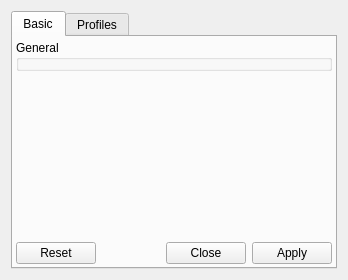
<?xml version="1.0" encoding="UTF-8"?>
<ui version="4.0">
 <class>GraphicsProfileListDesigner</class>
 <widget class="QWidget" name="GraphicsProfileListDesigner">
  <property name="geometry">
   <rect>
    <x>0</x>
    <y>0</y>
    <width>348</width>
    <height>280</height>
   </rect>
  </property>
  <property name="windowTitle">
   <string>Profiles Designer</string>
  </property>
  <property name="toolTip">
   <string/>
  </property>
  <layout class="QVBoxLayout" name="_2">
   <item>
    <widget class="QTabWidget" name="tabWidget">
     <property name="currentIndex">
      <number>0</number>
     </property>
     <widget class="QWidget" name="tab">
      <attribute name="title">
       <string>Basic</string>
      </attribute>
      <layout class="QVBoxLayout" name="verticalLayout_2">
       <property name="spacing">
        <number>3</number>
       </property>
       <property name="margin">
        <number>3</number>
       </property>
       <item>
        <widget class="QGroupBox" name="generalGB">
         <property name="title">
          <string>General</string>
         </property>
         <layout class="QGridLayout">
          <property name="margin">
           <number>4</number>
          </property>
          <property name="spacing">
           <number>4</number>
          </property>
         </layout>
        </widget>
       </item>
       <item>
        <spacer name="verticalSpacer">
         <property name="orientation">
          <enum>Qt::Vertical</enum>
         </property>
         <property name="sizeHint" stdset="0">
          <size>
           <width>20</width>
           <height>40</height>
          </size>
         </property>
        </spacer>
       </item>
       <item>
        <widget class="QDialogButtonBox" name="buttonBox">
         <property name="standardButtons">
          <set>QDialogButtonBox::Apply|QDialogButtonBox::Close|QDialogButtonBox::Reset</set>
         </property>
        </widget>
       </item>
      </layout>
     </widget>
     <widget class="QWidget" name="tab_2">
      <attribute name="title">
       <string>Profiles</string>
      </attribute>
      <layout class="QVBoxLayout" name="_3">
       <property name="spacing">
        <number>2</number>
       </property>
       <item>
        <widget class="QTreeView" name="profileTV">
         <property name="editTriggers">
          <set>QAbstractItemView::NoEditTriggers</set>
         </property>
         <property name="rootIsDecorated">
          <bool>false</bool>
         </property>
         <property name="itemsExpandable">
          <bool>false</bool>
         </property>
         <property name="allColumnsShowFocus">
          <bool>true</bool>
         </property>
         <property name="expandsOnDoubleClick">
          <bool>false</bool>
         </property>
        </widget>
       </item>
       <item>
        <widget class="QWidget" name="controlW" native="true">
         <property name="styleSheet">
          <string notr="true"> QPushButton {
     border: 1px solid #dadbde;
     background-color: qlineargradient(x1: 0, y1: 0, x2: 0, y2: 1,
                                       stop: 0 #dadbde, stop: 1 #f6f7fa);
     border-radius: 2px;
     min-width: 34px;
     min-height: 24px;
 }

 QPushButton:pressed {
     border: 2px solid #777777;
 }

 QPushButton:checked {
     border: 2px solid #777777;
 }</string>
         </property>
         <layout class="QHBoxLayout" name="horizontalLayout">
          <property name="spacing">
           <number>2</number>
          </property>
          <property name="margin">
           <number>0</number>
          </property>
          <item>
           <spacer name="horizontalSpacer">
            <property name="orientation">
             <enum>Qt::Horizontal</enum>
            </property>
            <property name="sizeHint" stdset="0">
             <size>
              <width>5</width>
              <height>29</height>
             </size>
            </property>
           </spacer>
          </item>
          <item>
           <widget class="QPushButton" name="newProfilePB">
            <property name="enabled">
             <bool>true</bool>
            </property>
            <property name="focusPolicy">
             <enum>Qt::NoFocus</enum>
            </property>
            <property name="toolTip">
             <string>New profile</string>
            </property>
            <property name="text">
             <string/>
            </property>
            <property name="icon">
             <iconset>
              <normaloff>:/images/NemesisCore/graphics/ProfileNew.svg</normaloff>:/images/NemesisCore/graphics/ProfileNew.svg</iconset>
            </property>
            <property name="iconSize">
             <size>
              <width>24</width>
              <height>24</height>
             </size>
            </property>
            <property name="flat">
             <bool>true</bool>
            </property>
           </widget>
          </item>
          <item>
           <widget class="QPushButton" name="deleteProfilePB">
            <property name="enabled">
             <bool>false</bool>
            </property>
            <property name="focusPolicy">
             <enum>Qt::NoFocus</enum>
            </property>
            <property name="toolTip">
             <string>Delete profile</string>
            </property>
            <property name="text">
             <string/>
            </property>
            <property name="icon">
             <iconset>
              <normaloff>:/images/NemesisCore/graphics/ProfileDelete.svg</normaloff>:/images/NemesisCore/graphics/ProfileDelete.svg</iconset>
            </property>
            <property name="iconSize">
             <size>
              <width>24</width>
              <height>24</height>
             </size>
            </property>
            <property name="flat">
             <bool>true</bool>
            </property>
           </widget>
          </item>
          <item>
           <widget class="QPushButton" name="activateProfilePB">
            <property name="enabled">
             <bool>false</bool>
            </property>
            <property name="toolTip">
             <string>Activate profile</string>
            </property>
            <property name="text">
             <string/>
            </property>
            <property name="icon">
             <iconset>
              <normaloff>:/images/NemesisCore/graphics/ProfileActivate.svg</normaloff>:/images/NemesisCore/graphics/ProfileActivate.svg</iconset>
            </property>
            <property name="iconSize">
             <size>
              <width>24</width>
              <height>24</height>
             </size>
            </property>
            <property name="flat">
             <bool>true</bool>
            </property>
           </widget>
          </item>
          <item>
           <widget class="QPushButton" name="profileInfoPB">
            <property name="enabled">
             <bool>false</bool>
            </property>
            <property name="focusPolicy">
             <enum>Qt::NoFocus</enum>
            </property>
            <property name="toolTip">
             <string>Profile info</string>
            </property>
            <property name="text">
             <string/>
            </property>
            <property name="icon">
             <iconset>
              <normaloff>:/images/NemesisCore/graphics/ProfileInfo.svg</normaloff>:/images/NemesisCore/graphics/ProfileInfo.svg</iconset>
            </property>
            <property name="iconSize">
             <size>
              <width>24</width>
              <height>24</height>
             </size>
            </property>
            <property name="flat">
             <bool>true</bool>
            </property>
           </widget>
          </item>
         </layout>
        </widget>
       </item>
      </layout>
     </widget>
    </widget>
   </item>
  </layout>
 </widget>
 <resources/>
 <connections/>
</ui>
